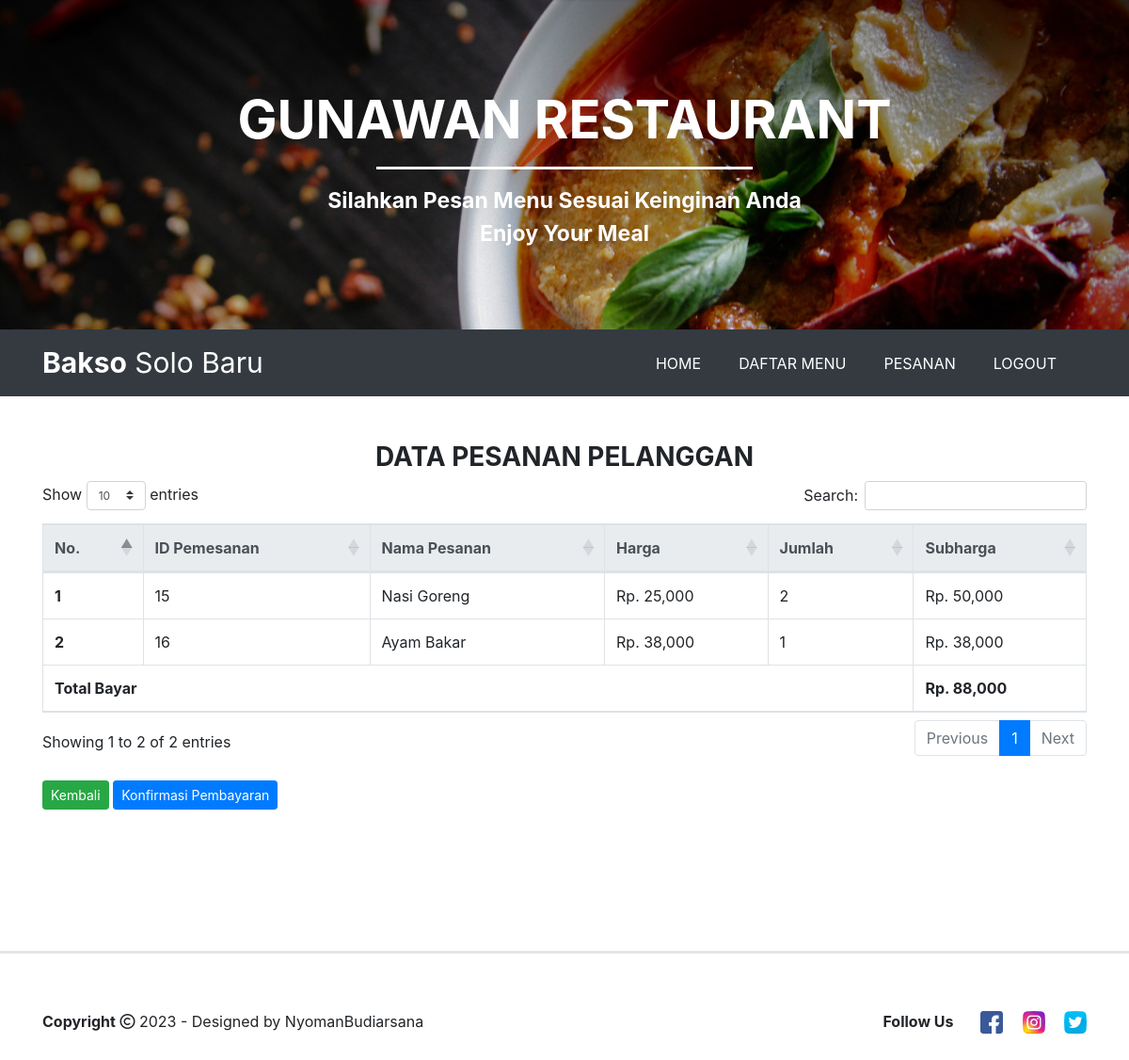
/detail_pesanan.php?id=35 (signed in), run on the app's committed database.
### tables this page shows
CREATE TABLE `pemesanan_produk` (
  `id_pemesanan_produk` INT(50) NOT NULL,
  `id_pemesanan` INT(50) NOT NULL,
  `id_menu` VARCHAR(50) NOT NULL,
  `jumlah` INT(50) NOT NULL
);

CREATE TABLE `produk` (
  `id_menu` INT(50) NOT NULL,
  `nama_menu` VARCHAR(50) NOT NULL,
  `jenis_menu` VARCHAR(50) NOT NULL,
  `stok` INT(50) NOT NULL,
  `harga` INT(50) NOT NULL,
  `gambar` VARCHAR(100) NOT NULL
);

### detail_pesanan.php (the view, shortened to what this page needs)
<?php
    include('koneksi.php');
      if(!isset($_SESSION['login_user'])) {
        header("location: login.php");
      }else{
?>
<!doctype html>
<html lang="en">
  <head>
    <link rel="stylesheet" href="https://stackpath.bootstrapcdn.com/bootstrap/4.5.0/css/bootstrap.min.css">
    <link rel="stylesheet" type="text/css" href="css/bootstrap.min.css">
    <link rel="stylesheet" type="text/css" href="index.css">
    <link rel="stylesheet" type="text/css" href="fontawesome/css/all.min.css">
    <link rel="stylesheet" type="text/css" href="https://cdnjs.cloudflare.com/ajax/libs/twitter-bootstrap/4.1.3/css/bootstrap.css">
    <link rel="stylesheet" type="text/css" href="https://cdn.datatables.net/1.10.21/css/dataTables.bootstrap4.min.css">
  </head>
  <body>
      <div class="jumbotron jumbotron-fluid text-center">
        <div class="container">
          <h1 class="display-4"><span class="font-weight-bold">GUNAWAN RESTAURANT</span></h1>
          <hr>
          <p class="lead font-weight-bold">Silahkan Pesan Menu Sesuai Keinginan Anda <br>
          Enjoy Your Meal</p>
        </div>
      </div>
      <nav class="navbar navbar-expand-lg  bg-dark">
        <div class="container">
        <a class="navbar-brand text-white" href="admin.php"><strong>Bakso</strong> Solo Baru</a>
        <div class="collapse navbar-collapse" id="navbarNav">
          <ul class="navbar-nav ml-auto">
            <li class="nav-item">
              <a class="nav-link mr-4" href="admin.php">HOME</a>
            </li>
            <li class="nav-item">
              <a class="nav-link mr-4" href="daftar_menu.php">DAFTAR MENU</a>
            </li>
            <li class="nav-item">
              <a class="nav-link mr-4" href="pesanan.php">PESANAN</a>
            </li>
            <li class="nav-item">
              <a class="nav-link mr-4" href="logout.php">LOGOUT</a>
            </li>
          </ul>
        </div>
       </div>
      </nav>
    <div class="container">
      <div class="judul-pesanan mt-5">
        <h3 class="text-center font-weight-bold">DATA PESANAN PELANGGAN</h3>
      </div>
      <table class="table table-bordered" id="example">
        <thead class="thead-light">
          <tr>
            <th scope="col">No.</th>
            <th scope="col">ID Pemesanan</th>
            <th scope="col">Nama Pesanan</th>
            <th scope="col">Harga</th>
            <th scope="col">Jumlah</th>
            <th scope="col">Subharga</th>
          </tr>
        </thead>
        <tbody>
          <?php $nomor=1; ?>
          <?php $totalbelanja = 0; ?>
          <?php
              $ambil = $koneksi->query("SELECT * FROM pemesanan_produk JOIN produk ON pemesanan_produk.id_menu=produk.id_menu
                WHERE pemesanan_produk.id_pemesanan='$_GET[id]'");
           ?>
           <?php while ($pecah=$ambil->fetch_assoc()) { ?>
           <?php $subharga1=$pecah['harga']*$pecah['jumlah']; ?>
          <tr>
            <th scope="row"><?php echo $nomor; ?></th>
            <td><?php echo $pecah['id_pemesanan_produk']; ?></td>
            <td><?php echo $pecah['nama_menu']; ?></td>
            <td>Rp. <?php echo number_format($pecah['harga']); ?></td>
            <td><?php echo $pecah['jumlah']; ?></td>
            <td>
              Rp. <?php echo number_format($pecah['harga']*$pecah['jumlah']); ?>
            </td>
          </tr>
          <?php $nomor++; ?>
          <?php $totalbelanja+=$subharga1; ?>
          <?php } ?>
        </tbody>
         <tfoot>
          <tr>
            <th colspan="5">Total Bayar</th>
            <th>Rp. <?php echo number_format($totalbelanja) ?></th>
          </tr>
        </tfoot>
      </table><br>
      <form method="POST" action="">
        <a href="pesanan.php" class="btn btn-success btn-sm">Kembali</a>
        <button class="btn btn-primary btn-sm" name="bayar">Konfirmasi Pembayaran</button>
      </form>
    </div>
      <hr class="footer">
      <div class="container">
        <div class="row footer-body">
          <div class="col-md-6">
          <div class="copyright">
            <strong>Copyright</strong> <i class="far fa-copyright"></i> 2023 -  Designed by NyomanBudiarsana</p>
          </div>
          </div>
          <div class="col-md-6 d-flex justify-content-end">
          <div class="icon-contact">
          <label class="font-weight-bold">Follow Us </label>
          <a href="#"><img src="images/icon/fb.png" class="mr-3 ml-4" data-toggle="tooltip" title="Facebook"></a>
          <a href="#"><img src="images/icon/ig.png" class="mr-3" data-toggle="tooltip" title="Instagram"></a>
          <a href="#"><img src="images/icon/twitter.png" class="" data-toggle="tooltip" title="Twitter"></a>
        </div>
          </div>
        </div>
      </div>
  </body>
</html>
<?php } ?>

### index.css (style rules this page uses)
html { scroll-behavior: smooth; }
body { font-family: sans-serif; font-size: 16px; }
.jumbotron { background-image: url(images/Background/gbr1.jpg); background-size: cover; height: 350px; width: 100%; color: white; }
.jumbotron .display-4 { margin-top: 30px; }
.jumbotron p { font-size: 23px; }
.jumbotron hr { border-color: white; width: 400px; border-width: 3px; }
.navbar { margin-top: -32px; }
.navbar .navbar-nav .nav-link { color: white; }
.navbar .navbar-brand { font-size: 30px; }
.footer { margin-top: 150px; border-width: 3px; }
.footer-body { margin-top: 60px; margin-bottom: 50px; }

### data on the page
pemesanan_produk: id_pemesanan_produk "15", id_menu.nama_menu "Nasi Goreng", id_menu.harga "25,000", jumlah "2", $pecah['harga']*$pecah['jumlah'] "50,000"
pemesanan_produk: id_pemesanan_produk "16", id_menu.nama_menu "Ayam Bakar", id_menu.harga "38,000", jumlah "1", $pecah['harga']*$pecah['jumlah'] "38,000"

### other printed values
$totalbelanja "88,000"
